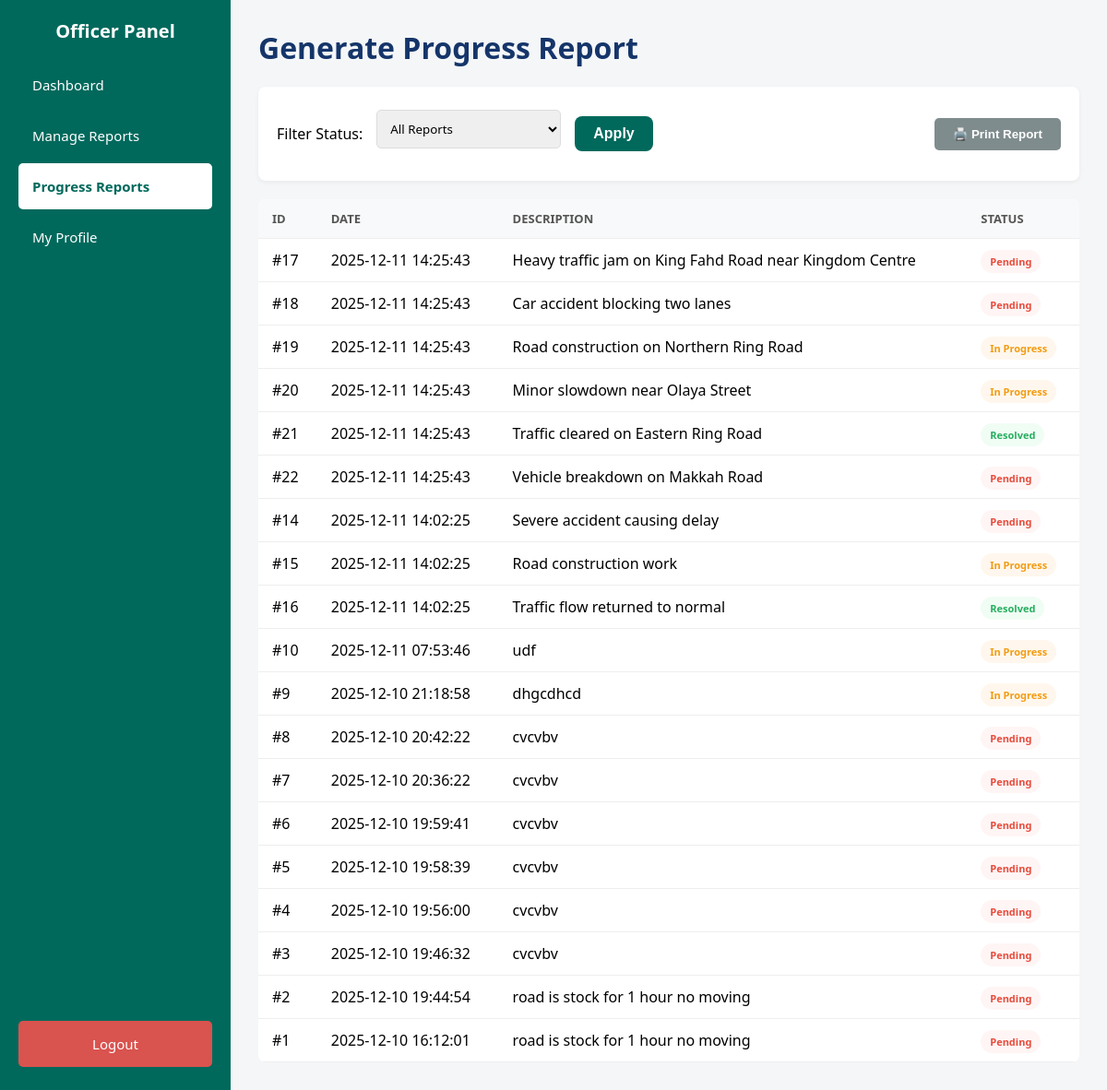
The app's page /officer_progress.php (signed in) with its own data.
### tables this page shows
CREATE TABLE `reports` (
  `report_id` int(11) NOT NULL,
  `user_id` int(11) NOT NULL,
  `description` text NOT NULL,
  `latitude` decimal(10,8) NOT NULL,
  `longitude` decimal(11,8) NOT NULL,
  `status` enum('Pending','In Progress','Resolved') DEFAULT 'Pending',
  `image_path` varchar(255) DEFAULT NULL,
  `created_at` timestamp NOT NULL DEFAULT current_timestamp()
);

### officer_progress.php (the view, shortened to what this page needs)
<?php
include 'db.php';
$where_clause = "";
$sql = "SELECT * FROM reports $where_clause ORDER BY created_at DESC";
$result = $conn->query($sql);
?>
<!DOCTYPE html>
<html lang="en">
<head>
    <link rel="stylesheet" href="style.css">
</head>
<body style="display: block;">
<div class="dashboard-container">
    <div class="sidebar">
        <h2>Officer Panel</h2>
        <a href="dashboard_officer.php">Dashboard</a>
        <a href="officer_reports.php">Manage Reports</a>
        <a href="officer_progress.php" class="active">Progress Reports</a>
        <a href="profile.php">My Profile</a>
        <a href="logout.php" class="logout-btn">Logout</a>
    </div>
    <div class="main-content">
        <h1>Generate Progress Report</h1>
        <form method="GET" class="filter-bar">
            <label>Filter Status:</label>
            <select name="status">
                <option value="All">All Reports</option>
            </select>
            <button type="submit" class="btn-primary" style="width: auto; padding: 10px 20px; margin: 0;">Apply</button>
            <button type="button" onclick="window.print()" class="btn-print">🖨️ Print Report</button>
        </form>
        <table>
            <thead>
                <tr>
                    <th>ID</th>
                    <th>Date</th>
                    <th>Description</th>
                    <th>Status</th>
                </tr>
            </thead>
            <tbody>
                <?php if ($result->num_rows > 0): ?>
                    <?php while($row = $result->fetch_assoc()): ?>
                    <tr>
                        <td>#<?php echo $row['report_id']; ?></td>
                        <td><?php echo $row['created_at']; ?></td>
                        <td><?php echo $row['description']; ?></td>
                        <td>
                            <span class="status-<?php echo str_replace(' ', '', $row['status']); ?>">
                                <?php echo $row['status']; ?>
                            </span>
                        </td>
                    </tr>
                    <?php endwhile; ?>
                <?php else: ?>
                    <tr><td colspan="4" style="text-align:center;">No reports found.</td></tr>
                <?php endif; ?>
            </tbody>
        </table>
    </div>
</div>
</body>
</html>

### style.css (style rules this page uses)
html, body { height: 100%; margin: 0; padding: 0; font-family: 'Tajawal', 'Segoe UI', sans-serif; background-color: #f4f6f8; overflow-x: hidden; }
* { box-sizing: border-box; }
h1, h2, h3, h4, h5, h6 { margin-top: 0; color: #15356A; }
a { text-decoration: none; transition: 0.2s; }
.dashboard-container { display: flex; height: 100vh; width: 100%; }
.sidebar { width: 250px; background-color: #00695C; color: white; display: flex; flex-direction: column; padding: 20px; flex-shrink: 0; z-index: 1000; position: relative; }
.sidebar h2 { color: white; text-align: center; margin-bottom: 20px; font-size: 20px; }
.sidebar a { color: white; padding: 15px; margin-bottom: 5px; border-radius: 5px; font-size: 15px; display: block; }
.sidebar a.active { background-color: white; color: #00695C; font-weight: bold; }
.logout-btn { margin-top: auto; background-color: #d9534f !important; text-align: center; }
.main-content { flex: 1; padding: 30px; background-color: #f4f6f8; overflow-y: auto; display: block; }
table { width: 100%; border-collapse: collapse; background: white; border-radius: 8px; overflow: hidden; }
th, td { padding: 12px 15px; text-align: left; border-bottom: 1px solid #eee; }
th { background-color: #f8f9fa; color: #555; font-size: 13px; text-transform: uppercase; }
.badge, .status-Pending, .status-Resolved, .status-InProgress { padding: 5px 10px; border-radius: 20px; font-size: 11px; font-weight: bold; }
.status-Pending, .b-Pending { background: #fff5f5; color: #e74c3c; }
.status-Resolved, .b-Resolved { background: #f0fdf4; color: #27ae60; }
.status-InProgress, .b-InProgress { background: #fff7ed; color: #f39c12; }
input, select, textarea { width: 100%; padding: 10px; margin: 5px 0 15px; border: 1px solid #ccc; border-radius: 5px; font-family: inherit; }
.btn-primary { width: 100%; padding: 12px; background-color: #00695C; color: white; border: none; border-radius: 8px; font-size: 16px; font-weight: bold; cursor: pointer; }

### officer_progress.php (style rules this page uses)
.filter-bar { background: white; padding: 20px; border-radius: 8px; display: flex; gap: 15px; align-items: center; margin-bottom: 20px; box-shadow: 0 2px 5px rgba(0,0,0,0.05); }
.filter-bar select { padding: 10px; border: 1px solid #ddd; border-radius: 5px; width: 200px; }
.btn-print { background-color: #7f8c8d; color: white; padding: 10px 20px; text-decoration: none; border-radius: 5px; font-weight: bold; margin-left: auto; cursor: pointer; border: none; }

### records on screen
reports: report_id "17", created_at "2025-12-11 14:25:43", description "Heavy traffic jam on King Fahd Road near Kingdom Centre", status "Pending"
reports: report_id "18", created_at "2025-12-11 14:25:43", description "Car accident blocking two lanes", status "Pending"
reports: report_id "19", created_at "2025-12-11 14:25:43", description "Road construction on Northern Ring Road", status "In Progress"
reports: report_id "20", created_at "2025-12-11 14:25:43", description "Minor slowdown near Olaya Street", status "In Progress"
reports: report_id "21", created_at "2025-12-11 14:25:43", description "Traffic cleared on Eastern Ring Road", status "Resolved"
reports: report_id "22", created_at "2025-12-11 14:25:43", description "Vehicle breakdown on Makkah Road", status "Pending"
reports: report_id "14", created_at "2025-12-11 14:02:25", description "Severe accident causing delay", status "Pending"
reports: report_id "15", created_at "2025-12-11 14:02:25", description "Road construction work", status "In Progress"
reports: report_id "16", created_at "2025-12-11 14:02:25", description "Traffic flow returned to normal", status "Resolved"
reports: report_id "10", created_at "2025-12-11 07:53:46", description "udf", status "In Progress"
reports: report_id "9", created_at "2025-12-10 21:18:58", description "dhgcdhcd", status "In Progress"
reports: report_id "8", created_at "2025-12-10 20:42:22", description "cvcvbv", status "Pending"
reports: report_id "7", created_at "2025-12-10 20:36:22", description "cvcvbv", status "Pending"
reports: report_id "6", created_at "2025-12-10 19:59:41", description "cvcvbv", status "Pending"
reports: report_id "5", created_at "2025-12-10 19:58:39", description "cvcvbv", status "Pending"
reports: report_id "4", created_at "2025-12-10 19:56:00", description "cvcvbv", status "Pending"
reports: report_id "3", created_at "2025-12-10 19:46:32", description "cvcvbv", status "Pending"
reports: report_id "2", created_at "2025-12-10 19:44:54", description "road is stock for 1 hour no moving", status "Pending"
reports: report_id "1", created_at "2025-12-10 16:12:01", description "road is stock for 1 hour no moving", status "Pending"
